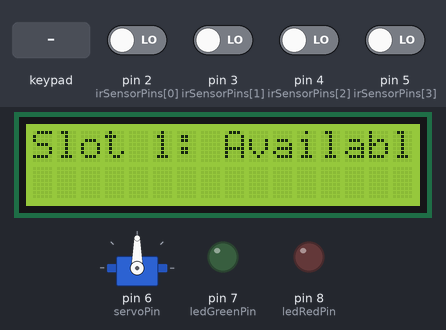
This sketch was run on a simulated Arduino Uno, built with avr-gcc and run on an emulated ATmega328P. Parts: 16×2 character LCD, servo, output pins drawn as LEDs (lit = HIGH). The inputs (shaded band) are chosen by the test bench; at power-on: pin 2 (irSensorPins[0]), pin 3 (irSensorPins[1]), pin 4 (irSensorPins[2]), pin 5 (irSensorPins[3]) LOW.

Above: at 3.2 s.
3.3 s: key '1' pressed
At 11.2 s:
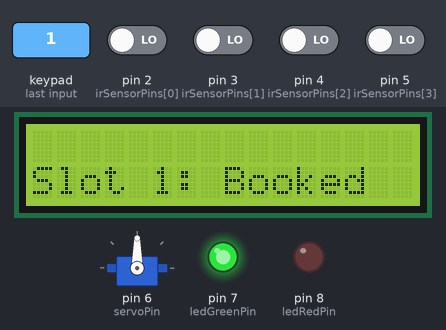
16.6 s: keypad keys 1 3 9 7 pressed 1.5 s apart
26.7 s: pin 3 (irSensorPins[1]) driven HIGH
At 34.6 s:
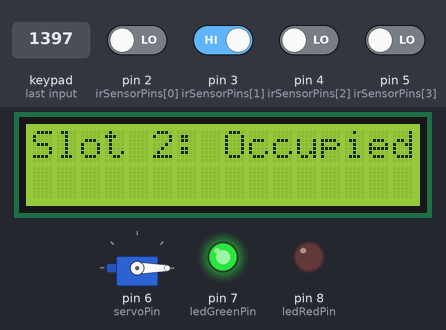
40.5 s: pin 4 (irSensorPins[2]) driven HIGH
At 46.8 s:
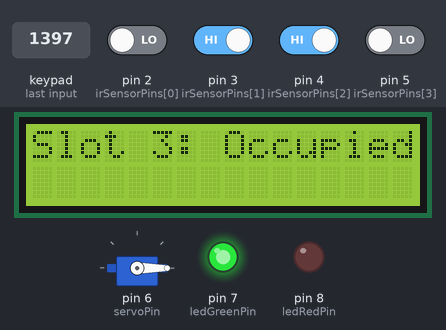
48.5 s: pin 5 (irSensorPins[3]) driven HIGH
At 58.9 s:
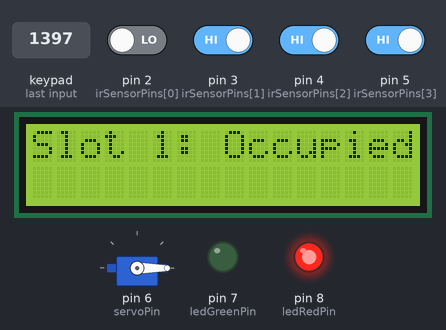
62.3 s: pin 3 (irSensorPins[1]) driven LOW
At 70.9 s:
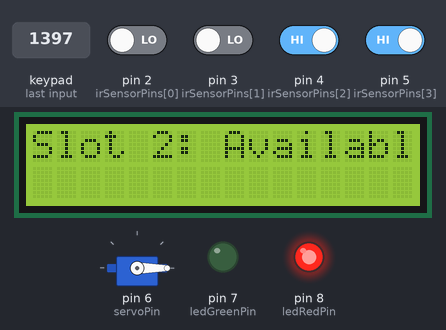
Timing chart, 0 to 72.2 s (numbered marks = the images above; inputs shaded):
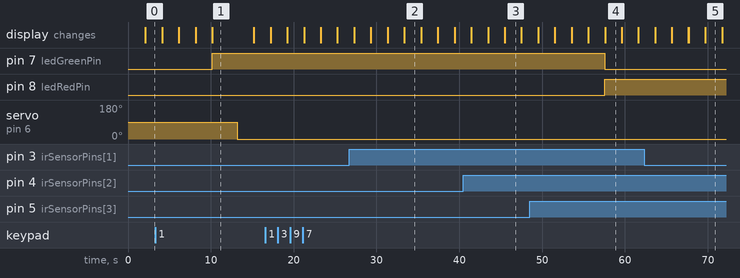

Measured:
- after the input at 3.3 s, servo on pin 6 (servoPin): 90° → 0° after 9.9 s; the display: first differs from a run without the input after 6.9 s (image 1)
- after the input at 48.5 s, pin 7 (ledGreenPin): HIGH → LOW after 9.1 s; pin 8 (ledRedPin): LOW → HIGH after 9.1 s
- after the input at 62.3 s, the display: first differs from a run without the input after 7.4 s (image 5)
- what the display in image 1 shows lasts 5.0 s, from 10.2 s to 15.2 s
- what the display in image 2 shows lasts 2.0 s, from 33.4 s to 35.4 s

The sketch:

automated_parking.ino
```cpp
#include <Wire.h>
#include <LiquidCrystal_I2C.h>
#include <Keypad.h>
#include <Servo.h>

// Pin definitions
const int irSensorPins[] = {2, 3, 4, 5}; // IR sensor pins for 4 parking slots
const int servoPin = 6; // Servo motor pin
const int ledGreenPin = 7; // Green LED pin
const int ledRedPin = 8; // Red LED pin

// LCD setup
LiquidCrystal_I2C lcd(0x27, 16, 2);

// Keypad setup
const byte rows = 4;
const byte cols = 4;
char keys[rows][cols] = {
  {'1', '2', '3', 'A'},
  {'4', '5', '6', 'B'},
  {'7', '8', '9', 'C'},
  {'*', '0', '#', 'D'}
};
byte rowPins[rows] = {9, 10, 11, 12};
byte colPins[cols] = {13, A0, A1, A2};
Keypad keypad = Keypad(makeKeymap(keys), rowPins, colPins, rows, cols);

// Servo setup
Servo parkingServo;

// Parking state
bool isOccupied[4] = {false, false, false, false}; // IR sensor detection
bool isBooked[4] = {false, false, false, false};   // Booking state

void setup() {
  lcd.begin();
  parkingServo.attach(servoPin);

  for (int i = 0; i < 4; i++) {
    pinMode(irSensorPins[i], INPUT);
  }

  pinMode(ledGreenPin, OUTPUT);
  pinMode(ledRedPin, OUTPUT);

  lcd.print("Parking System");
  delay(2000);
  lcd.clear();
}

void loop() {
  // Update parking slot status
  for (int i = 0; i < 4; i++) {
    if (digitalRead(irSensorPins[i]) == HIGH) {
      isOccupied[i] = true;
    } else {
      if (!isBooked[i]) {
        isOccupied[i] = false;
      }
    }
  }

  // Display slot status one at a time
  for (int i = 0; i < 4; i++) {
    lcd.clear();
    lcd.setCursor(0, 0);
    lcd.print("Slot ");
    lcd.print(i + 1);
    lcd.print(": ");
    if (isOccupied[i] || isBooked[i]) {
      lcd.print("Occupied");
    } else {
      lcd.print("Available");
    }
    delay(2000);
  }

  // Update LEDs
  if (allSlotsFull()) {
    digitalWrite(ledRedPin, HIGH);
    digitalWrite(ledGreenPin, LOW);
  } else {
    digitalWrite(ledRedPin, LOW);
    digitalWrite(ledGreenPin, HIGH);
  }

  // Handle keypad input
  char key = keypad.getKey();
  if (key) {
    handleKeyPress(key);
  }
}

void handleKeyPress(char key) {
  if (key >= '1' && key <= '4') {
    int slotIndex = key - '1';
    if (!isOccupied[slotIndex] && !isBooked[slotIndex]) {
      isBooked[slotIndex] = true;
      lcd.clear();
      lcd.setCursor(0, 1);
      lcd.print("Slot ");
      lcd.print(slotIndex + 1);
      lcd.print(": Booked");

      parkingServo.write(90); // Open gate
      delay(3000);
      parkingServo.write(0); // Close gate
    } else {
      lcd.clear();
      lcd.setCursor(0, 1);
      lcd.print("Slot ");
      lcd.print(slotIndex + 1);
      lcd.print(": Taken");
    }
    delay(2000);
    lcd.clear();
  }
}

bool allSlotsFull() {
  for (int i = 0; i < 4; i++) {
    if (!isOccupied[i] && !isBooked[i]) {
      return false;
    }
  }
  return true;
}
```
